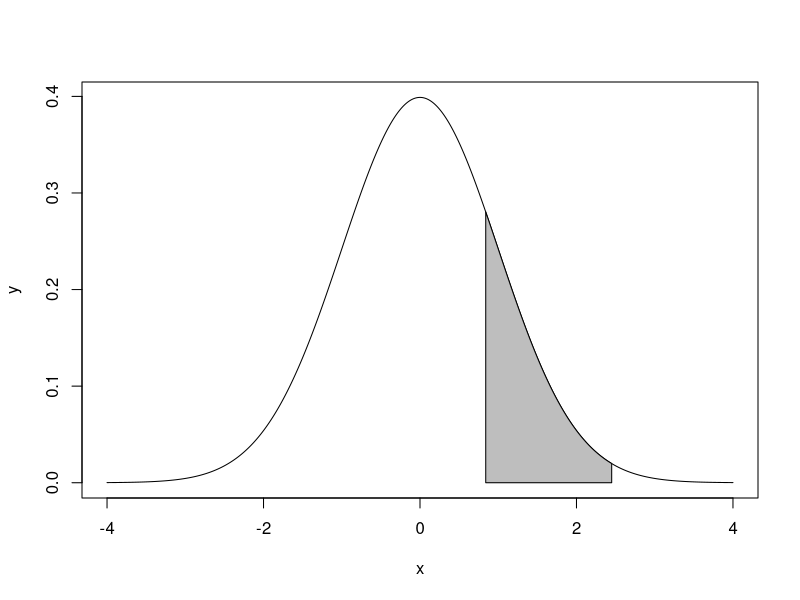

Write the R code that produced this figure.
# Page no 122

prob1 <- pnorm(0.84)
prob1
prob2 <- pnorm(2.45)
prob2
desired.prob <- round(prob2, digits=4) - round(prob1, digits = 4)
desired.prob

x = seq (-4,4, length = 10000)
y = dnorm (x,0,1)
plot (x,y, type  ="l")
x = seq (0.84,2.45, length = 10000)
y = dnorm (x,0,1)
polygon (c(0.84,x ,2.45) ,c(0,y ,0) ,col =" gray ")